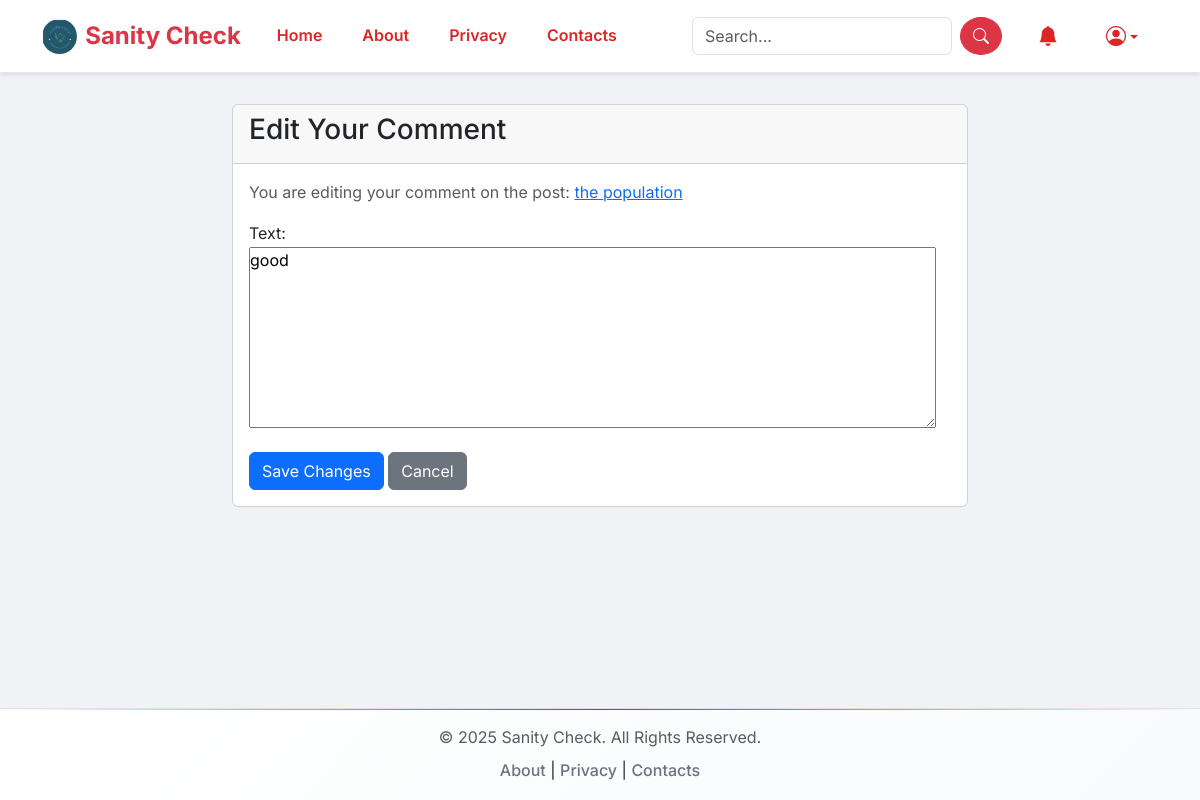
Page /comment/4/edit/ (signed in) on the committed database.
### blog/models.py (models this page shows, shortened)
class SiteSettings(models.Model):
    site_name = models.CharField(max_length=100, default="Sanity Check")
    logo = models.ImageField(upload_to='logo/', blank=True, null=True)
    favicon = models.ImageField(upload_to='logo/', blank=True, null=True)
    class Meta:
        verbose_name_plural = "Site Settings"

class Comment(models.Model):
    STATUS_CHOICES = (
        ('approved', 'Approved'),
        ('pending_review', 'Pending Review'),
        ('reported', 'Reported'),  # For toxic comments
        ('rejected', 'Rejected'),             # Optional status for admins
    )
    post = models.ForeignKey(Post, on_delete=models.CASCADE, related_name='comments')
    author = models.ForeignKey(User, on_delete=models.CASCADE)
    text = models.TextField()
    created_at = models.DateTimeField(default=timezone.now)
    updated_at = models.DateTimeField(auto_now=True)
    parent = models.ForeignKey('self', on_delete=models.CASCADE, null=True, blank=True, related_name='replies')
    status = models.CharField(max_length=20, choices=STATUS_CHOICES, default='approved')
    toxicity_label = models.CharField(max_length=50, null=True, blank=True)
    is_edited = models.BooleanField(default=False)

class Post(models.Model):
    title = models.CharField(max_length=200)
    genre = models.ForeignKey(Genre, on_delete=models.SET_NULL, null=True, blank=True)
    content = RichTextField()
    photo = models.ImageField(upload_to='post_photos/', blank=True, null=True)
    author = models.ForeignKey(User, on_delete=models.CASCADE)
    created_at = models.DateTimeField(default=timezone.now)
    updated_at = models.DateTimeField(auto_now=True)

### blog/views.py (the view)
# urls.py: path('comment/<int:pk>/edit/', views.edit_my_comment, name='edit_my_comment'),
@login_required
def edit_my_comment(request, pk):
    comment = get_object_or_404(Comment, pk=pk, author=request.user)
    if request.method == 'POST':
        form = CommentForm(request.POST, instance=comment)
        if form.is_valid():
            edited_comment = form.save(commit=False)
            is_toxic, label = toxicity_classifier.predict(edited_comment.text)
            if is_toxic:
                edited_comment.status = 'pending_review'; edited_comment.toxicity_label = label
                messages.warning(request, f"Your edited comment was still flagged as '{label}' and requires review.")
            else:
                edited_comment.status = 'approved'; messages.success(request, "Your comment has been updated and approved!")
            edited_comment.is_edited = True; edited_comment.save()
            return redirect('dashboard')
    else:
        form = CommentForm(instance=comment)
    return render(request, 'blog/edit_comment.html', {'form': form, 'comment': comment})

### blog/forms.py (shortened to what this page needs)
class CommentForm(forms.ModelForm):
    class Meta:
        model = Comment
        fields = ['text']
        widgets = {
            'text': forms.Textarea(attrs={
                'rows': 7,
                'cols': 67,
                'placeholder': 'Join the discussion...'
            }),
        }

### blog/context_processors.py (called while the page is built)
def extras_context(request):
    context = {
        'unread_notifications_count': 0,
        'all_genres': Genre.objects.all(),
        'site_settings': SiteSettings.objects.first()
    }
    if request.user.is_authenticated:
        context['unread_notifications_count'] = Notification.objects.filter(user=request.user, read=False).count()
    return context

### blog/templates/blog/edit_comment.html (shortened to what this page needs)
{% extends "base.html" %}
{% block content %}
<div class="row justify-content-center">
    <div class="col-md-8">
        <div class="card">
            <div class="card-header">
                <h3>Edit Your Comment</h3>
            </div>
            <div class="card-body">
                <p class="text-muted">You are editing your comment on the post:
                    <a href="{% url 'post_detail' comment.post.pk %}">{{ comment.post.title }}</a>
                </p>
                <form method="post">
                    {{ form.as_p }}
                    <button type="submit" class="btn btn-primary">Save Changes</button>
                    <a href="{% url 'post_detail' comment.post.pk %}" class="btn btn-secondary">Cancel</a>
                </form>
            </div>
        </div>
    </div>
</div>
{% endblock %}

### templates/base.html (shortened to what this page needs)
{% load static %}
<!DOCTYPE html>
<html lang="en">
<head>
  <link href="https://cdn.jsdelivr.net/npm/bootstrap@5.3.2/dist/css/bootstrap.min.css" rel="stylesheet" />
  <link rel="stylesheet" href="https://cdn.jsdelivr.net/npm/bootstrap-icons@1.11.3/font/bootstrap-icons.css"/>
  <link rel="stylesheet" href="{% static 'css/style.css' %}">
</head>
<body>
  <nav class="navbar navbar-expand-lg navbar-light bg-white fixed-top shadow-sm">
    <div class="container">
      <a class="navbar-brand d-flex align-items-center" href="{% url 'post_list' %}">
        {% if site_settings.logo %}
          <img src="{{ site_settings.logo.url }}" alt="{{ site_settings.site_name }} Logo" height="35" class="me-2 rounded-circle">
        {% else %}
          <i class="bi bi-shield-check-fill me-2"></i>
        {% endif %}
        <span class="fw-bold text-danger">{{ site_settings.site_name }}</span>
      </a>
      <div class="collapse navbar-collapse" id="navbarNav">
        <ul class="navbar-nav me-auto">
          <li class="nav-item"><a class="nav-link {% if request.resolver_match.url_name == 'post_list' %}active{% endif %}" href="{% url 'post_list' %}">Home</a></li>
          <li class="nav-item"><a class="nav-link {% if request.resolver_match.url_name == 'about' %}active{% endif %}" href="{% url 'about' %}">About</a></li>
          <li class="nav-item"><a class="nav-link {% if request.resolver_match.url_name == 'privacy' %}active{% endif %}" href="{% url 'privacy' %}">Privacy</a></li>
          <li class="nav-item"><a class="nav-link {% if request.resolver_match.url_name == 'contacts' %}active{% endif %}" href="{% url 'contacts' %}">Contacts</a></li>
        </ul>
        <form class="d-flex me-3" method="get" action="{% url 'search_results' %}">
          <input class="form-control me-2" type="search" name="q" placeholder="Search...">
          <button class="btn btn-danger rounded-circle" type="submit"><i class="bi bi-search"></i></button>
        </form>
        <ul class="navbar-nav">
          {% if user.is_authenticated %}
            <li class="nav-item notification-badge me-2">
              <a class="nav-link" href="{% url 'dashboard' %}" title="Dashboard & Notifications">
                <i class="bi bi-bell-fill fs-5"></i>
              </a>
            </li>
            <li class="nav-item dropdown">
              <a class="nav-link dropdown-toggle" href="#" role="button" data-bs-toggle="dropdown"><i class="bi bi-person-circle fs-5"></i></a>
            </li>
          {% else %}
            <li class="nav-item"><a class="nav-link" href="{% url 'login' %}">Login</a></li>
            <li class="nav-item"><a class="btn btn-danger ms-2" href="{% url 'register' %}">Join Us</a></li>
          {% endif %}
        </ul>
      </div>
    </div>
  </nav>
  <main class="container py-4">
    {% block content %}{% endblock %}
  </main>
  <footer class="footer mt-auto py-3 bg-light border-top">
    <div class="container text-center">
      <span class="text-muted">© {% now "Y" %} {{ site_settings.site_name }}. All Rights Reserved.</span>
      <div class="mt-2">
        <a href="{% url 'about' %}">About</a> |
        <a href="{% url 'privacy' %}">Privacy</a> |
        <a href="{% url 'contacts' %}">Contacts</a>
      </div>
    </div>
  </footer>
</body>
</html>

### blog/static/css/style.css (style rules this page uses)
:root { --primary-red: #DC2626; --primary-dark: #991B1B; --accent: #FEF2F2; --gray-dark: #1F2937; --gray-medium: #6B7280; --gray-light: #F9FAFB; --white: #FFFFFF; --font-main: 'Inter', -apple-system, BlinkMacSystemFont, 'Segoe UI', sans-serif; --shadow-sm: 0 1px 2px 0 rgb(0 0 0 / 0.05); --shadow-md: 0 4px 6px -1px rgb(0 0 0 / 0.1), 0 2px 4px -2px rgb(0 0 0 / 0.1); --shadow-lg: 0 10px 15px -3px rgb(0 0 0 / 0.1), 0 4px 6px -4px rgb(0 0 0 / 0.1); --shadow-xl: 0 20px 25px -5px rgb(0 0 0 / 0.1), 0 8px 10px -6px rgb(0 0 0 / 0.1); }
* { margin: 0; padding: 0; box-sizing: border-box; }
body { font-family: var(--font-main); background: linear-gradient(135deg, #f5f7fa 0%, #c3cfe2 100%); color: var(--gray-dark); padding-top: 80px; display: flex; flex-direction: column; min-height: 100vh; line-height: 1.6; }
main { flex-grow: 1; position: relative; }
.navbar { background: rgba(255, 255, 255, 0.85) !important; backdrop-filter: blur(15px); box-shadow: var(--shadow-md); border-bottom: 1px solid #e5e7eb; padding: 0.75rem 0; transition: all 0.3s ease; }
.navbar-brand { font-weight: 700; font-size: 1.5rem; color: var(--primary-red) !important; }
.nav-link { color: var(--gray-dark) !important; font-weight: 600; padding: 0.5rem 1rem !important; border-radius: 8px; margin: 0 0.25rem; transition: all 0.2s ease-in-out; }
.notification-badge { position: relative; }
footer { background: linear-gradient(135deg, var(--white) 0%, #f8fafc 100%); border-top: 1px solid #e5e7eb; padding: 3rem 0 2rem 0; margin-top: 4rem; position: relative; }
footer::before { content: ''; position: absolute; top: 0; left: 0; right: 0; height: 1px; background: linear-gradient(90deg, transparent, var(--primary-red), transparent); }
footer a { color: var(--gray-medium); text-decoration: none; transition: all 0.3s ease; font-weight: 500; position: relative; }
footer a::after { content: ''; position: absolute; width: 0; height: 2px; bottom: -2px; left: 0; background: var(--primary-red); transition: width 0.3s ease; }
.container { position: relative; }
html { scroll-behavior: smooth; }
a { transition: all 0.3s cubic-bezier(0.4, 0, 0.2, 1); }
body { background: #f0f2f5 !important; color: #212529; }
.navbar { background: #ffffff !important; backdrop-filter: none !important; }
.navbar-brand, .nav-link { color: var(--primary-red) !important; }

### rows in the picture
SiteSettings: logo (picture), site_name "Sanity Check"
Comment: post "the population", text "good"
